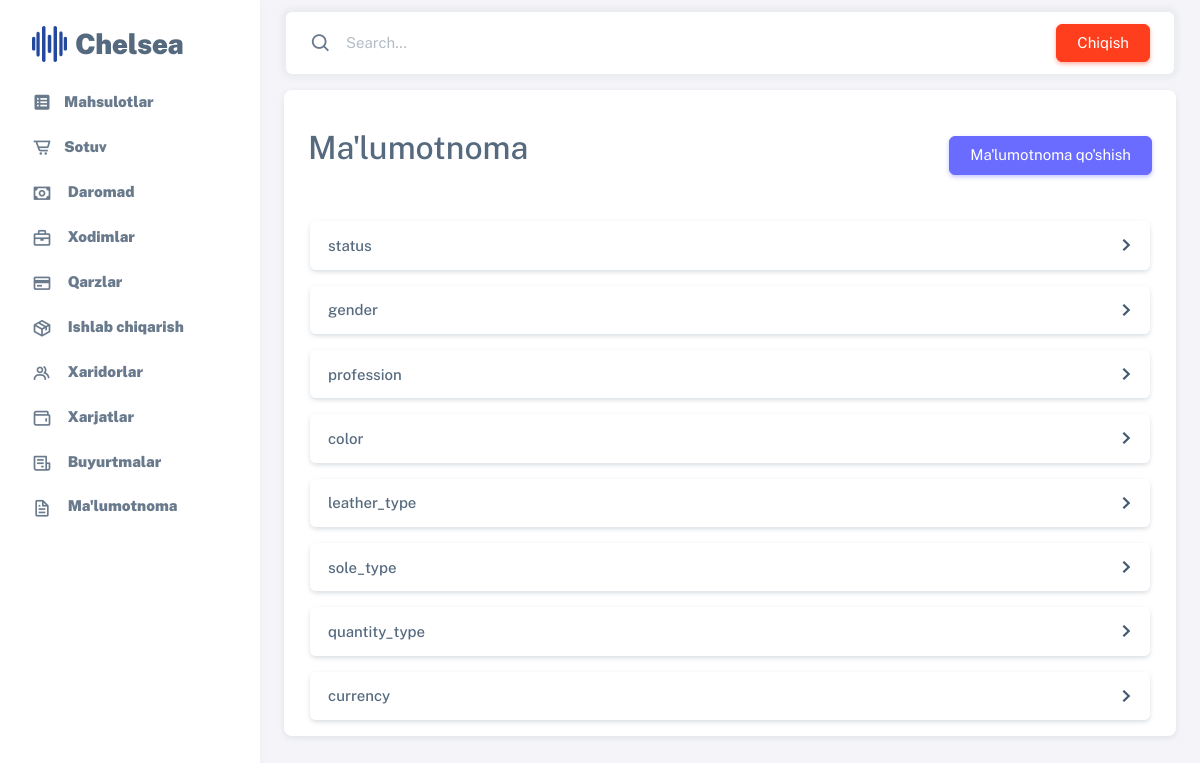
Page /reference/ on the committed database.
### home/models.py (models this page shows, shortened)
class references(models.Model):
    type = models.IntegerField(
        choices=[(ref_type.value, ref_type.name.title()) for ref_type in ReferenceType],
        verbose_name="Reference Type"
    )
    value = models.CharField(max_length=255 , verbose_name="ma'lumotnoma qiymati")
    IsDeleted = models.BooleanField(default=False)
    IsSystem = models.BooleanField(default=False)
    class Meta:
        db_table = "references"

### home/views.py (the view, shortened to what this page needs)
# urls.py: path("reference/" , views.reference_view , name="reference"),
def reference_view(request):
    reference_models = references.objects.all()
    reference_type = set()
    values = dict()
    for item in reference_models:
        reference_type.add(item.type)
        for type in reference_type:
            if item.type == type:
                if item.type not in values:
                    values[item.type] = [{'value': item.value, 'id': item.id}]
                else:
                    values[item.type].append({'value': item.value, 'id': item.id})
    context = {
        "reference": reference_models,
        "values": values,
        "types": reference_type
    }
    return render(request , "references.html", context=context)

### templates/references.html (shortened to what this page needs)
{% extends "base.html" %} {% block content %}
<div class="card  py-3 m-3 mx-4">
  <div class="card-header d-flex align-items-center justify-content-between">
    <h2 class="">Ma'lumotnoma</h2>
    <button type="button" class="btn btn-primary" id="openModal">
      Ma'lumotnoma qo'shish
    </button>
  </div>
  <div class="col-md mb-4 mb-md-0 container-fluid">
    {% for value, value_list in values.items %}
    <div class="accordion mt-3" id="accordionExample">
      <div class="card accordion-item">
        <h2 class="accordion-header" id="heading{{ forloop.counter }}">
          <button
            type="button"
            class="accordion-button collapsed"
            data-bs-toggle="collapse"
            data-bs-target="#accordion{{ forloop.counter }}"
            aria-expanded="false"
            aria-controls="accordion{{ forloop.counter }}"
          >
            {{ value }}
          </button>
        </h2>
      </div>
    </div>
    {% endfor %}
  </div>
</div>
{% endblock content %}

### rows in the picture
references: values "status"
references: values "gender"
references: values "profession"
references: values "color"
references: values "leather_type"
references: values "sole_type"
references: values "quantity_type"
references: values "currency"
